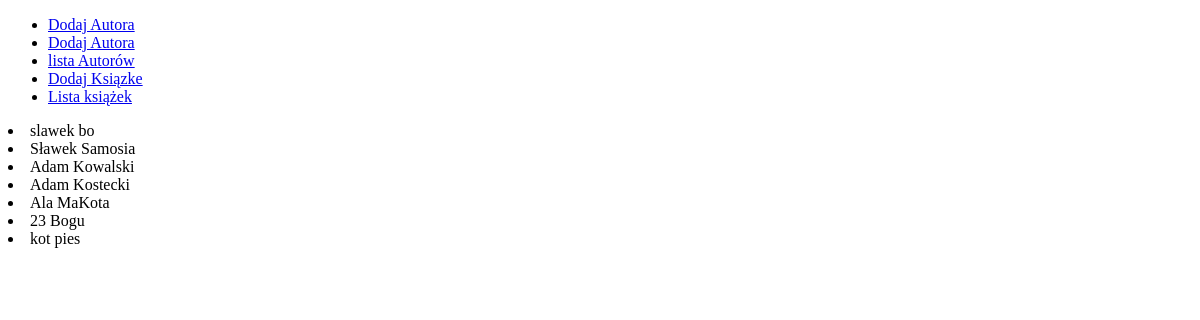
Before: /list_author/ with the older database file.
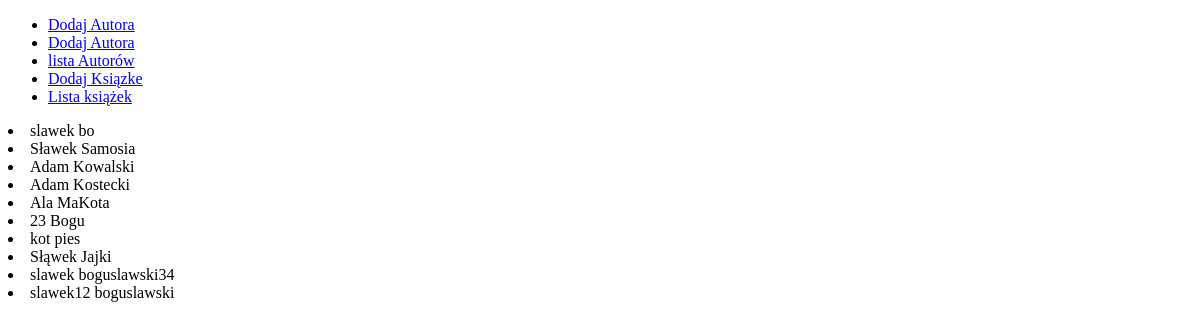
After: the same page with the newer database file.
### jej/models.py (models this page shows)
class Author(models.Model):
    first_name = models.CharField(max_length=20)
    last_name = models.CharField(max_length=20)
    def __str__(self):
        return f"{self.first_name} {self.last_name}"

### jej/views.py (the view)
# urls.py: path('list_author/', views.ListAuthorView.as_view(), name='list_author'),
class ListAuthorView(View):
    def get(self, request):
        authors = Author.objects.all()
        return render(request, 'object_list.html', {'objects': authors})

### jej/cp.py (called while the page is built)
def get_date(request):
    return {'jajeczko': datetime.datetime.now().date()}

### templates/object_list.html
{% extends 'base.html' %}
{% block zawartosc %}
    {% for obj in objects %}
        <li>{{ obj }}</li>
    {% endfor %}
{% endblock %}

### templates/base.html (shortened to what this page needs)
<!doctype html>
<html lang="pl">
<head>
</head>
<body>
{% include 'navbar.html' %}
<div class="container">
    {% block zawartosc %}
    {% endblock %}
</div>
</body>
</html>

### templates/navbar.html
<ul>
    <li><a href="{% url 'add_author' %}">Dodaj Autora</a></li>
    <li><a href="{% url 'add_author_by_form' %}">Dodaj Autora</a></li>
    <li><a href="{% url 'list_author' %}">lista Autorów</a></li>
    <li><a href="{% url 'add_book' %}">Dodaj Ksiązke</a></li>
    <li><a href="{% url 'list_book' %}">Lista książek</a></li>
</ul>

Changed rows visible on the page:
added Author: first_name+last_name "Słąwek Jajki"
added Author: first_name+last_name "slawek boguslawski34"
added Author: first_name+last_name "slawek12 boguslawski"
